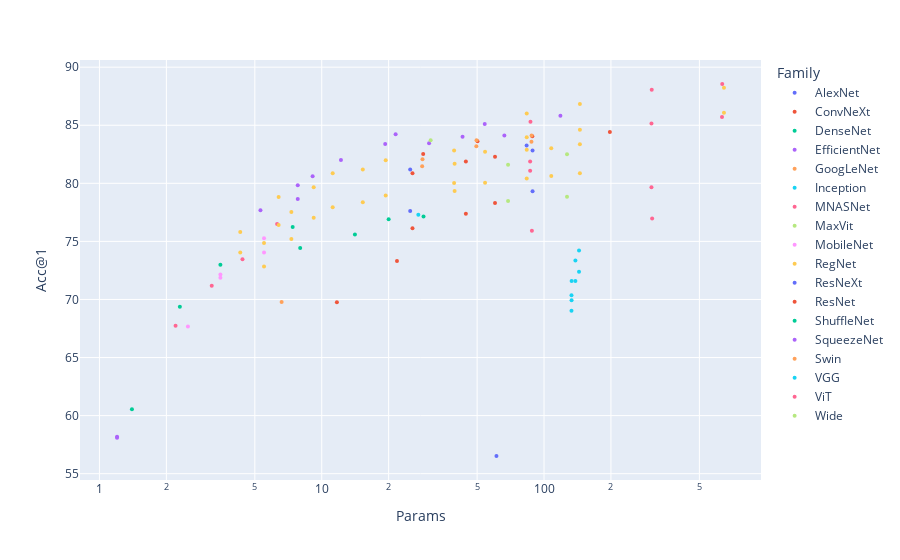
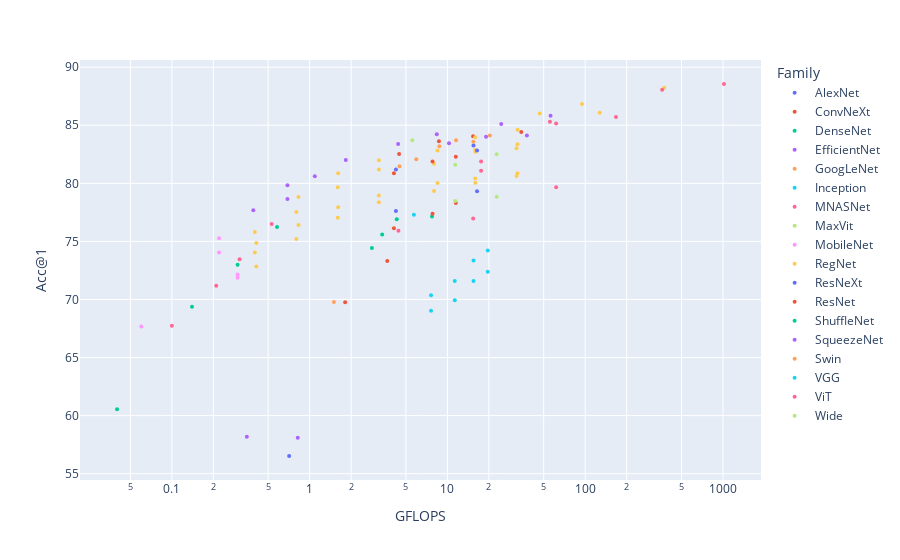

These figures' notebook cell, in order:
### Code cell
import plotly.express as px

fig1 = px.scatter(df, x='Params', y='Acc@1', hover_data=['Weight', 'GFLOPS'],
                 log_x=True, color='Family')
fig1.update_traces(marker={'size': 4})
fig2 = px.scatter(df, x='GFLOPS', y='Acc@1', hover_data=['Weight', 'Params'],
                 log_x=True, color='Family')
fig2.update_traces(marker={'size': 4})
fig1.show()
fig2.show()

### Figure 1 — Plotly figure (JSON) as saved in the notebook; plotly's stock layout.template omitted (floating-point values rounded to 4 significant figures)
{"data": [{"customdata": [["AlexNet_Weights.IMAGENET1K_V1", 0.71]], "hovertemplate": "Family=AlexNet<br>Params=%{x}<br>Acc@1=%{y}<br>Weight=%{customdata[0]}<br>GFLOPS=%{customdata[1]}<extra></extra>", "legendgroup": "AlexNet", "marker": {"color": "#636efa", "size": 4, "symbol": "circle"}, "mode": "markers", "name": "AlexNet", "orientation": "v", "showlegend": true, "type": "scatter", "x": [61.1], "xaxis": "x", "y": [56.52], "yaxis": "y"}, {"customdata": [["ConvNeXt_Base_Weights.IMAGENET1K_V1", 15.36], ["ConvNeXt_Large_Weights.IMAGENET1K_V1", 34.36], ["ConvNeXt_Small_Weights.IMAGENET1K_V1", 8.68], ["ConvNeXt_Tiny_Weights.IMAGENET1K_V1", 4.46]], "hovertemplate": "Family=ConvNeXt<br>Params=%{x}<br>Acc@1=%{y}<br>Weight=%{customdata[0]}<br>GFLOPS=%{customdata[1]}<extra></extra>", "legendgroup": "ConvNeXt", "marker": {"color": "#EF553B", "size": 4, "symbol": "circle"}, "mode": "markers", "name": "ConvNeXt", "orientation": "v", "showlegend": true, "type": "scatter", "x": [88.6, 197.8, 50.2, 28.6], "xaxis": "x", "y": [84.06, 84.41, 83.62, 82.52], "yaxis": "y"}, {"customdata": [["DenseNet121_Weights.IMAGENET1K_V1", 2.83], ["DenseNet161_Weights.IMAGENET1K_V1", 7.73], ["DenseNet169_Weights.IMAGENET1K_V1", 3.36], ["DenseNet201_Weights.IMAGENET1K_V1", 4.29]], "hovertemplate": "Family=DenseNet<br>Params=%{x}<br>Acc@1=%{y}<br>Weight=%{customdata[0]}<br>GFLOPS=%{customdata[1]}<extra></extra>", "legendgroup": "DenseNet", "marker": {"color": "#00cc96", "size": 4, "symbol": "circle"}, "mode": "markers", "name": "DenseNet", "orientation": "v", "showlegend": true, "type": "scatter", "x": [8, 28.7, 14.1, 20], "xaxis": "x", "y": [74.43, 77.14, 75.6, 76.9], "yaxis": "y"}, {"customdata": [["EfficientNet_B0_Weights.IMAGENET1K_V1", 0.39], ["EfficientNet_B1_Weights.IMAGENET1K_V1", 0.69], ["EfficientNet_B1_Weights.IMAGENET1K_V2", 0.69], ["EfficientNet_B2_Weights.IMAGENET1K_V1", 1.09], ["EfficientNet_B3_Weights.IMAGENET1K_V1", 1.83], ["EfficientNet_B4_Weights.IMAGENET1K_V1", 4.39], ["EfficientNet_B5_Weights.IMAGENET1K_V1", 10.27], ["EfficientNet_B6_Weights.IMAGENET1K_V1", 19.07], ["EfficientNet_B7_Weights.IMAGENET1K_V1", 37.75], ["EfficientNet_V2_L_Weights.IMAGENET1K_V1", 56.08], ["EfficientNet_V2_M_Weights.IMAGENET1K_V1", 24.58], ["EfficientNet_V2_S_Weights.IMAGENET1K_V1", 8.37]], "hovertemplate": "Family=EfficientNet<br>Params=%{x}<br>Acc@1=%{y}<br>Weight=%{customdata[0]}<br>GFLOPS=%{customdata[1]}<extra></extra>", "legendgroup": "EfficientNet", "marker": {"color": "#ab63fa", "size": 4, "symbol": "circle"}, "mode": "markers", "name": "EfficientNet", "orientation": "v", "showlegend": true, "type": "scatter", "x": [5.3, 7.8, 7.8, 9.1, 12.2, 19.3, 30.4, 43, 66.3, 118.5, 54.1, 21.5], "xaxis": "x", "y": [77.69, 78.64, 79.84, 80.61, 82.01, 83.38, 83.44, 84.01, 84.12, 85.81, 85.11, 84.23], "yaxis": "y"}, {"customdata": [["GoogLeNet_Weights.IMAGENET1K_V1", 1.5]], "hovertemplate": "Family=GoogLeNet<br>Params=%{x}<br>Acc@1=%{y}<br>Weight=%{customdata[0]}<br>GFLOPS=%{customdata[1]}<extra></extra>", "legendgroup": "GoogLeNet", "marker": {"color": "#FFA15A", "size": 4, "symbol": "circle"}, "mode": "markers", "name": "GoogLeNet", "orientation": "v", "showlegend": true, "type": "scatter", "x": [6.6], "xaxis": "x", "y": [69.78], "yaxis": "y"}, {"customdata": [["Inception_V3_Weights.IMAGENET1K_V1", 5.71]], "hovertemplate": "Family=Inception<br>Params=%{x}<br>Acc@1=%{y}<br>Weight=%{customdata[0]}<br>GFLOPS=%{customdata[1]}<extra></extra>", "legendgroup": "Inception", "marker": {"color": "#19d3f3", "size": 4, "symbol": "circle"}, "mode": "markers", "name": "Inception", "orientation": "v", "showlegend": true, "type": "scatter", "x": [27.2], "xaxis": "x", "y": [77.29], "yaxis": "y"}, {"customdata": [["MNASNet0_5_Weights.IMAGENET1K_V1", 0.1], ["MNASNet0_75_Weights.IMAGENET1K_V1", 0.21], ["MNASNet1_0_Weights.IMAGENET1K_V1", 0.31], ["MNASNet1_3_Weights.IMAGENET1K_V1", 0.53]], "hovertemplate": "Family=MNASNet<br>Params=%{x}<br>Acc@1=%{y}<br>Weight=%{customdata[0]}<br>GFLOPS=%{customdata[1]}<extra></extra>", "legendgroup": "MNASNet", "marker": {"color": "#FF6692", "size": 4, "symbol": "circle"}, "mode": "markers", "name": "MNASNet", "orientation": "v", "showlegend": true, "type": "scatter", "x": [2.2, 3.2, 4.4, 6.3], "xaxis": "x", "y": [67.73, 71.18, 73.46, 76.51], "yaxis": "y"}, {"customdata": [["MaxVit_T_Weights.IMAGENET1K_V1", 5.56]], "hovertemplate": "Family=MaxVit<br>Params=%{x}<br>Acc@1=%{y}<br>Weight=%{customdata[0]}<br>GFLOPS=%{customdata[1]}<extra></extra>", "legendgroup": "MaxVit", "marker": {"color": "#B6E880", "size": 4, "symbol": "circle"}, "mode": "markers", "name": "MaxVit", "orientation": "v", "showlegend": true, "type": "scatter", "x": [30.9], "xaxis": "x", "y": [83.7], "yaxis": "y"}, {"customdata": [["MobileNet_V2_Weights.IMAGENET1K_V1", 0.3], ["MobileNet_V2_Weights.IMAGENET1K_V2", 0.3], ["MobileNet_V3_Large_Weights.IMAGENET1K_V1", 0.22], ["MobileNet_V3_Large_Weights.IMAGENET1K_V2", 0.22], ["MobileNet_V3_Small_Weights.IMAGENET1K_V1", 0.06]], "hovertemplate": "Family=MobileNet<br>Params=%{x}<br>Acc@1=%{y}<br>Weight=%{customdata[0]}<br>GFLOPS=%{customdata[1]}<extra></extra>", "legendgroup": "MobileNet", "marker": {"color": "#FF97FF", "size": 4, "symbol": "circle"}, "mode": "markers", "name": "MobileNet", "orientation": "v", "showlegend": true, "type": "scatter", "x": [3.5, 3.5, 5.5, 5.5, 2.5], "xaxis": "x", "y": [71.88, 72.15, 74.04, 75.27, 67.67], "yaxis": "y"}, {"customdata": [["RegNet_X_16GF_Weights.IMAGENET1K_V1", 15.94], ["RegNet_X_16GF_Weights.IMAGENET1K_V2", 15.94], ["RegNet_X_1_6GF_Weights.IMAGENET1K_V1", 1.6], ["RegNet_X_1_6GF_Weights.IMAGENET1K_V2", 1.6], ["RegNet_X_32GF_Weights.IMAGENET1K_V1", 31.74], ["RegNet_X_32GF_Weights.IMAGENET1K_V2", 31.74], ["RegNet_X_3_2GF_Weights.IMAGENET1K_V1", 3.18], ["RegNet_X_3_2GF_Weights.IMAGENET1K_V2", 3.18], ["RegNet_X_400MF_Weights.IMAGENET1K_V1", 0.41], ["RegNet_X_400MF_Weights.IMAGENET1K_V2", 0.41], ["RegNet_X_800MF_Weights.IMAGENET1K_V1", 0.8], ["RegNet_X_800MF_Weights.IMAGENET1K_V2", 0.8], ["RegNet_X_8GF_Weights.IMAGENET1K_V1", 8], ["RegNet_X_8GF_Weights.IMAGENET1K_V2", 8], ["RegNet_Y_128GF_Weights.IMAGENET1K_SWAG_E2E_V1", 374.6], ["RegNet_Y_128GF_Weights.IMAGENET1K_SWAG_LINEAR_V1", 127.5], ["RegNet_Y_16GF_Weights.IMAGENET1K_V1", 15.91], ["RegNet_Y_16GF_Weights.IMAGENET1K_V2", 15.91], ["RegNet_Y_16GF_Weights.IMAGENET1K_SWAG_E2E_V1", 46.73], ["RegNet_Y_16GF_Weights.IMAGENET1K_SWAG_LINEAR_V1", 15.91], ["RegNet_Y_1_6GF_Weights.IMAGENET1K_V1", 1.61], ["RegNet_Y_1_6GF_Weights.IMAGENET1K_V2", 1.61], ["RegNet_Y_32GF_Weights.IMAGENET1K_V1", 32.28], ["RegNet_Y_32GF_Weights.IMAGENET1K_V2", 32.28], ["RegNet_Y_32GF_Weights.IMAGENET1K_SWAG_E2E_V1", 94.83], ["RegNet_Y_32GF_Weights.IMAGENET1K_SWAG_LINEAR_V1", 32.28], ["RegNet_Y_3_2GF_Weights.IMAGENET1K_V1", 3.18], ["RegNet_Y_3_2GF_Weights.IMAGENET1K_V2", 3.18], ["RegNet_Y_400MF_Weights.IMAGENET1K_V1", 0.4], ["RegNet_Y_400MF_Weights.IMAGENET1K_V2", 0.4], ["RegNet_Y_800MF_Weights.IMAGENET1K_V1", 0.83], ["RegNet_Y_800MF_Weights.IMAGENET1K_V2", 0.83], ["RegNet_Y_8GF_Weights.IMAGENET1K_V1", 8.47], ["RegNet_Y_8GF_Weights.IMAGENET1K_V2", 8.47]], "hovertemplate": "Family=RegNet<br>Params=%{x}<br>Acc@1=%{y}<br>Weight=%{customdata[0]}<br>GFLOPS=%{customdata[1]}<extra></extra>", "legendgroup": "RegNet", "marker": {"color": "#FECB52", "size": 4, "symbol": "circle"}, "mode": "markers", "name": "RegNet", "orientation": "v", "showlegend": true, "type": "scatter", "x": [54.3, 54.3, 9.2, 9.2, 107.8, 107.8, 15.3, 15.3, 5.5, 5.5, 7.3, 7.3, 39.6, 39.6, 644.8, 644.8, 83.6, 83.6, 83.6, 83.6, 11.2, 11.2, 145, 145, 145, 145, 19.4, 19.4, 4.3, 4.3, 6.4, 6.4, 39.4, 39.4], "xaxis": "x", "y": [80.06, 82.72, 77.04, 79.67, 80.62, 83.01, 78.36, 81.2, 72.83, 74.86, 75.21, 77.52, 79.34, 81.68, 88.23, 86.07, 80.42, 82.89, 86.01, 83.98, 77.95, 80.88, 80.88, 83.37, 86.84, 84.62, 78.95, 81.98, 74.05, 75.8, 76.42, 78.83, 80.03, 82.83], "yaxis": "y"}, {"customdata": [["ResNeXt101_32X8D_Weights.IMAGENET1K_V1", 16.41], ["ResNeXt101_32X8D_Weights.IMAGENET1K_V2", 16.41], ["ResNeXt101_64X4D_Weights.IMAGENET1K_V1", 15.46], ["ResNeXt50_32X4D_Weights.IMAGENET1K_V1", 4.23], ["ResNeXt50_32X4D_Weights.IMAGENET1K_V2", 4.23]], "hovertemplate": "Family=ResNeXt<br>Params=%{x}<br>Acc@1=%{y}<br>Weight=%{customdata[0]}<br>GFLOPS=%{customdata[1]}<extra></extra>", "legendgroup": "ResNeXt", "marker": {"color": "#636efa", "size": 4, "symbol": "circle"}, "mode": "markers", "name": "ResNeXt", "orientation": "v", "showlegend": true, "type": "scatter", "x": [88.8, 88.8, 83.5, 25, 25], "xaxis": "x", "y": [79.31, 82.83, 83.25, 77.62, 81.2], "yaxis": "y"}, {"customdata": [["ResNet101_Weights.IMAGENET1K_V1", 7.8], ["ResNet101_Weights.IMAGENET1K_V2", 7.8], ["ResNet152_Weights.IMAGENET1K_V1", 11.51], ["ResNet152_Weights.IMAGENET1K_V2", 11.51], ["ResNet18_Weights.IMAGENET1K_V1", 1.81], ["ResNet34_Weights.IMAGENET1K_V1", 3.66], ["ResNet50_Weights.IMAGENET1K_V1", 4.09], ["ResNet50_Weights.IMAGENET1K_V2", 4.09]], "hovertemplate": "Family=ResNet<br>Params=%{x}<br>Acc@1=%{y}<br>Weight=%{customdata[0]}<br>GFLOPS=%{customdata[1]}<extra></extra>", "legendgroup": "ResNet", "marker": {"color": "#EF553B", "size": 4, "symbol": "circle"}, "mode": "markers", "name": "ResNet", "orientation": "v", "showlegend": true, "type": "scatter", "x": [44.5, 44.5, 60.2, 60.2, 11.7, 21.8, 25.6, 25.6], "xaxis": "x", "y": [77.37, 81.89, 78.31, 82.28, 69.76, 73.31, 76.13, 80.86], "yaxis": "y"}, {"customdata": [["ShuffleNet_V2_X0_5_Weights.IMAGENET1K_V1", 0.04], ["ShuffleNet_V2_X1_0_Weights.IMAGENET1K_V1", 0.14], ["ShuffleNet_V2_X1_5_Weights.IMAGENET1K_V1", 0.3], ["ShuffleNet_V2_X2_0_Weights.IMAGENET1K_V1", 0.58]], "hovertemplate": "Family=ShuffleNet<br>Params=%{x}<br>Acc@1=%{y}<br>Weight=%{customdata[0]}<br>GFLOPS=%{customdata[1]}<extra></extra>", "legendgroup": "ShuffleNet", "marker": {"color": "#00cc96", "size": 4, "symbol": "circle"}, "mode": "markers", "name": "ShuffleNet", "orientation": "v", "showlegend": true, "type": "scatter", "x": [1.4, 2.3, 3.5, 7.4], "xaxis": "x", "y": [60.55, 69.36, 73.0, 76.23], "yaxis": "y"}, {"customdata": [["SqueezeNet1_0_Weights.IMAGENET1K_V1", 0.82], ["SqueezeNet1_1_Weights.IMAGENET1K_V1", 0.35]], "hovertemplate": "Family=SqueezeNet<br>Params=%{x}<br>Acc@1=%{y}<br>Weight=%{customdata[0]}<br>GFLOPS=%{customdata[1]}<extra></extra>", "legendgroup": "SqueezeNet", "marker": {"color": "#ab63fa", "size": 4, "symbol": "circle"}, "mode": "markers", "name": "SqueezeNet", "orientation": "v", "showlegend": true, "type": "scatter", "x": [1.2, 1.2], "xaxis": "x", "y": [58.09, 58.18], "yaxis": "y"}, {"customdata": [["Swin_B_Weights.IMAGENET1K_V1", 15.43], ["Swin_S_Weights.IMAGENET1K_V1", 8.74], ["Swin_T_Weights.IMAGENET1K_V1", 4.49], ["Swin_V2_B_Weights.IMAGENET1K_V1", 20.32], ["Swin_V2_S_Weights.IMAGENET1K_V1", 11.55], ["Swin_V2_T_Weights.IMAGENET1K_V1", 5.94]], "hovertemplate": "Family=Swin<br>Params=%{x}<br>Acc@1=%{y}<br>Weight=%{customdata[0]}<br>GFLOPS=%{customdata[1]}<extra></extra>", "legendgroup": "Swin", "marker": {"color": "#FFA15A", "size": 4, "symbol": "circle"}, "mode": "markers", "name": "Swin", "orientation": "v", "showlegend": true, "type": "scatter", "x": [87.8, 49.6, 28.3, 87.9, 49.7, 28.4], "xaxis": "x", "y": [83.58, 83.2, 81.47, 84.11, 83.71, 82.07], "yaxis": "y"}, {"customdata": [["VGG11_BN_Weights.IMAGENET1K_V1", 7.61], ["VGG11_Weights.IMAGENET1K_V1", 7.61], ["VGG13_BN_Weights.IMAGENET1K_V1", 11.31], ["VGG13_Weights.IMAGENET1K_V1", 11.31], ["VGG16_BN_Weights.IMAGENET1K_V1", 15.47], ["VGG16_Weights.IMAGENET1K_V1", 15.47], ["VGG16_Weights.IMAGENET1K_FEATURES", 15.47], ["VGG19_BN_Weights.IMAGENET1K_V1", 19.63], ["VGG19_Weights.IMAGENET1K_V1", 19.63]], "hovertemplate": "Family=VGG<br>Params=%{x}<br>Acc@1=%{y}<br>Weight=%{customdata[0]}<br>GFLOPS=%{customdata[1]}<extra></extra>", "legendgroup": "VGG", "marker": {"color": "#19d3f3", "size": 4, "symbol": "circle"}, "mode": "markers", "name": "VGG", "orientation": "v", "showlegend": true, "type": "scatter", "x": [132.9, 132.9, 133.1, 133, 138.4, 138.4, 138.4, 143.7, 143.7], "xaxis": "x", "y": [70.37, 69.02, 71.59, 69.93, 73.36, 71.59, null, 74.22, 72.38], "yaxis": "y"}, {"customdata": [["ViT_B_16_Weights.IMAGENET1K_V1", 17.56], ["ViT_B_16_Weights.IMAGENET1K_SWAG_E2E_V1", 55.48], ["ViT_B_16_Weights.IMAGENET1K_SWAG_LINEAR_V1", 17.56], ["ViT_B_32_Weights.IMAGENET1K_V1", 4.41], ["ViT_H_14_Weights.IMAGENET1K_SWAG_E2E_V1", 1017.0], ["ViT_H_14_Weights.IMAGENET1K_SWAG_LINEAR_V1", 167.3], ["ViT_L_16_Weights.IMAGENET1K_V1", 61.55], ["ViT_L_16_Weights.IMAGENET1K_SWAG_E2E_V1", 362.0], ["ViT_L_16_Weights.IMAGENET1K_SWAG_LINEAR_V1", 61.55], ["ViT_L_32_Weights.IMAGENET1K_V1", 15.38]], "hovertemplate": "Family=ViT<br>Params=%{x}<br>Acc@1=%{y}<br>Weight=%{customdata[0]}<br>GFLOPS=%{customdata[1]}<extra></extra>", "legendgroup": "ViT", "marker": {"color": "#FF6692", "size": 4, "symbol": "circle"}, "mode": "markers", "name": "ViT", "orientation": "v", "showlegend": true, "type": "scatter", "x": [86.6, 86.9, 86.6, 88.2, 633.5, 632, 304.3, 305.2, 304.3, 306.5], "xaxis": "x", "y": [81.07, 85.3, 81.89, 75.91, 88.55, 85.71, 79.66, 88.06, 85.15, 76.97], "yaxis": "y"}, {"customdata": [["Wide_ResNet101_2_Weights.IMAGENET1K_V1", 22.75], ["Wide_ResNet101_2_Weights.IMAGENET1K_V2", 22.75], ["Wide_ResNet50_2_Weights.IMAGENET1K_V1", 11.4], ["Wide_ResNet50_2_Weights.IMAGENET1K_V2", 11.4]], "hovertemplate": "Family=Wide<br>Params=%{x}<br>Acc@1=%{y}<br>Weight=%{customdata[0]}<br>GFLOPS=%{customdata[1]}<extra></extra>", "legendgroup": "Wide", "marker": {"color": "#B6E880", "size": 4, "symbol": "circle"}, "mode": "markers", "name": "Wide", "orientation": "v", "showlegend": true, "type": "scatter", "x": [126.9, 126.9, 68.9, 68.9], "xaxis": "x", "y": [78.85, 82.51, 78.47, 81.6], "yaxis": "y"}], "layout": {"legend": {"title": {"text": "Family"}, "tracegroupgap": 0}, "margin": {"t": 60}, "xaxis": {"anchor": "y", "domain": [0, 1], "title": {"text": "Params"}, "type": "log"}, "yaxis": {"anchor": "x", "domain": [0, 1], "title": {"text": "Acc@1"}}}}

### Figure 2 — Plotly figure (JSON) as saved in the notebook; plotly's stock layout.template omitted (floating-point values rounded to 4 significant figures)
{"data": [{"customdata": [["AlexNet_Weights.IMAGENET1K_V1", 61.1]], "hovertemplate": "Family=AlexNet<br>GFLOPS=%{x}<br>Acc@1=%{y}<br>Weight=%{customdata[0]}<br>Params=%{customdata[1]}<extra></extra>", "legendgroup": "AlexNet", "marker": {"color": "#636efa", "size": 4, "symbol": "circle"}, "mode": "markers", "name": "AlexNet", "orientation": "v", "showlegend": true, "type": "scatter", "x": [0.71], "xaxis": "x", "y": [56.52], "yaxis": "y"}, {"customdata": [["ConvNeXt_Base_Weights.IMAGENET1K_V1", 88.6], ["ConvNeXt_Large_Weights.IMAGENET1K_V1", 197.8], ["ConvNeXt_Small_Weights.IMAGENET1K_V1", 50.2], ["ConvNeXt_Tiny_Weights.IMAGENET1K_V1", 28.6]], "hovertemplate": "Family=ConvNeXt<br>GFLOPS=%{x}<br>Acc@1=%{y}<br>Weight=%{customdata[0]}<br>Params=%{customdata[1]}<extra></extra>", "legendgroup": "ConvNeXt", "marker": {"color": "#EF553B", "size": 4, "symbol": "circle"}, "mode": "markers", "name": "ConvNeXt", "orientation": "v", "showlegend": true, "type": "scatter", "x": [15.36, 34.36, 8.68, 4.46], "xaxis": "x", "y": [84.06, 84.41, 83.62, 82.52], "yaxis": "y"}, {"customdata": [["DenseNet121_Weights.IMAGENET1K_V1", 8], ["DenseNet161_Weights.IMAGENET1K_V1", 28.7], ["DenseNet169_Weights.IMAGENET1K_V1", 14.1], ["DenseNet201_Weights.IMAGENET1K_V1", 20]], "hovertemplate": "Family=DenseNet<br>GFLOPS=%{x}<br>Acc@1=%{y}<br>Weight=%{customdata[0]}<br>Params=%{customdata[1]}<extra></extra>", "legendgroup": "DenseNet", "marker": {"color": "#00cc96", "size": 4, "symbol": "circle"}, "mode": "markers", "name": "DenseNet", "orientation": "v", "showlegend": true, "type": "scatter", "x": [2.83, 7.73, 3.36, 4.29], "xaxis": "x", "y": [74.43, 77.14, 75.6, 76.9], "yaxis": "y"}, {"customdata": [["EfficientNet_B0_Weights.IMAGENET1K_V1", 5.3], ["EfficientNet_B1_Weights.IMAGENET1K_V1", 7.8], ["EfficientNet_B1_Weights.IMAGENET1K_V2", 7.8], ["EfficientNet_B2_Weights.IMAGENET1K_V1", 9.1], ["EfficientNet_B3_Weights.IMAGENET1K_V1", 12.2], ["EfficientNet_B4_Weights.IMAGENET1K_V1", 19.3], ["EfficientNet_B5_Weights.IMAGENET1K_V1", 30.4], ["EfficientNet_B6_Weights.IMAGENET1K_V1", 43], ["EfficientNet_B7_Weights.IMAGENET1K_V1", 66.3], ["EfficientNet_V2_L_Weights.IMAGENET1K_V1", 118.5], ["EfficientNet_V2_M_Weights.IMAGENET1K_V1", 54.1], ["EfficientNet_V2_S_Weights.IMAGENET1K_V1", 21.5]], "hovertemplate": "Family=EfficientNet<br>GFLOPS=%{x}<br>Acc@1=%{y}<br>Weight=%{customdata[0]}<br>Params=%{customdata[1]}<extra></extra>", "legendgroup": "EfficientNet", "marker": {"color": "#ab63fa", "size": 4, "symbol": "circle"}, "mode": "markers", "name": "EfficientNet", "orientation": "v", "showlegend": true, "type": "scatter", "x": [0.39, 0.69, 0.69, 1.09, 1.83, 4.39, 10.27, 19.07, 37.75, 56.08, 24.58, 8.37], "xaxis": "x", "y": [77.69, 78.64, 79.84, 80.61, 82.01, 83.38, 83.44, 84.01, 84.12, 85.81, 85.11, 84.23], "yaxis": "y"}, {"customdata": [["GoogLeNet_Weights.IMAGENET1K_V1", 6.6]], "hovertemplate": "Family=GoogLeNet<br>GFLOPS=%{x}<br>Acc@1=%{y}<br>Weight=%{customdata[0]}<br>Params=%{customdata[1]}<extra></extra>", "legendgroup": "GoogLeNet", "marker": {"color": "#FFA15A", "size": 4, "symbol": "circle"}, "mode": "markers", "name": "GoogLeNet", "orientation": "v", "showlegend": true, "type": "scatter", "x": [1.5], "xaxis": "x", "y": [69.78], "yaxis": "y"}, {"customdata": [["Inception_V3_Weights.IMAGENET1K_V1", 27.2]], "hovertemplate": "Family=Inception<br>GFLOPS=%{x}<br>Acc@1=%{y}<br>Weight=%{customdata[0]}<br>Params=%{customdata[1]}<extra></extra>", "legendgroup": "Inception", "marker": {"color": "#19d3f3", "size": 4, "symbol": "circle"}, "mode": "markers", "name": "Inception", "orientation": "v", "showlegend": true, "type": "scatter", "x": [5.71], "xaxis": "x", "y": [77.29], "yaxis": "y"}, {"customdata": [["MNASNet0_5_Weights.IMAGENET1K_V1", 2.2], ["MNASNet0_75_Weights.IMAGENET1K_V1", 3.2], ["MNASNet1_0_Weights.IMAGENET1K_V1", 4.4], ["MNASNet1_3_Weights.IMAGENET1K_V1", 6.3]], "hovertemplate": "Family=MNASNet<br>GFLOPS=%{x}<br>Acc@1=%{y}<br>Weight=%{customdata[0]}<br>Params=%{customdata[1]}<extra></extra>", "legendgroup": "MNASNet", "marker": {"color": "#FF6692", "size": 4, "symbol": "circle"}, "mode": "markers", "name": "MNASNet", "orientation": "v", "showlegend": true, "type": "scatter", "x": [0.1, 0.21, 0.31, 0.53], "xaxis": "x", "y": [67.73, 71.18, 73.46, 76.51], "yaxis": "y"}, {"customdata": [["MaxVit_T_Weights.IMAGENET1K_V1", 30.9]], "hovertemplate": "Family=MaxVit<br>GFLOPS=%{x}<br>Acc@1=%{y}<br>Weight=%{customdata[0]}<br>Params=%{customdata[1]}<extra></extra>", "legendgroup": "MaxVit", "marker": {"color": "#B6E880", "size": 4, "symbol": "circle"}, "mode": "markers", "name": "MaxVit", "orientation": "v", "showlegend": true, "type": "scatter", "x": [5.56], "xaxis": "x", "y": [83.7], "yaxis": "y"}, {"customdata": [["MobileNet_V2_Weights.IMAGENET1K_V1", 3.5], ["MobileNet_V2_Weights.IMAGENET1K_V2", 3.5], ["MobileNet_V3_Large_Weights.IMAGENET1K_V1", 5.5], ["MobileNet_V3_Large_Weights.IMAGENET1K_V2", 5.5], ["MobileNet_V3_Small_Weights.IMAGENET1K_V1", 2.5]], "hovertemplate": "Family=MobileNet<br>GFLOPS=%{x}<br>Acc@1=%{y}<br>Weight=%{customdata[0]}<br>Params=%{customdata[1]}<extra></extra>", "legendgroup": "MobileNet", "marker": {"color": "#FF97FF", "size": 4, "symbol": "circle"}, "mode": "markers", "name": "MobileNet", "orientation": "v", "showlegend": true, "type": "scatter", "x": [0.3, 0.3, 0.22, 0.22, 0.06], "xaxis": "x", "y": [71.88, 72.15, 74.04, 75.27, 67.67], "yaxis": "y"}, {"customdata": [["RegNet_X_16GF_Weights.IMAGENET1K_V1", 54.3], ["RegNet_X_16GF_Weights.IMAGENET1K_V2", 54.3], ["RegNet_X_1_6GF_Weights.IMAGENET1K_V1", 9.2], ["RegNet_X_1_6GF_Weights.IMAGENET1K_V2", 9.2], ["RegNet_X_32GF_Weights.IMAGENET1K_V1", 107.8], ["RegNet_X_32GF_Weights.IMAGENET1K_V2", 107.8], ["RegNet_X_3_2GF_Weights.IMAGENET1K_V1", 15.3], ["RegNet_X_3_2GF_Weights.IMAGENET1K_V2", 15.3], ["RegNet_X_400MF_Weights.IMAGENET1K_V1", 5.5], ["RegNet_X_400MF_Weights.IMAGENET1K_V2", 5.5], ["RegNet_X_800MF_Weights.IMAGENET1K_V1", 7.3], ["RegNet_X_800MF_Weights.IMAGENET1K_V2", 7.3], ["RegNet_X_8GF_Weights.IMAGENET1K_V1", 39.6], ["RegNet_X_8GF_Weights.IMAGENET1K_V2", 39.6], ["RegNet_Y_128GF_Weights.IMAGENET1K_SWAG_E2E_V1", 644.8], ["RegNet_Y_128GF_Weights.IMAGENET1K_SWAG_LINEAR_V1", 644.8], ["RegNet_Y_16GF_Weights.IMAGENET1K_V1", 83.6], ["RegNet_Y_16GF_Weights.IMAGENET1K_V2", 83.6], ["RegNet_Y_16GF_Weights.IMAGENET1K_SWAG_E2E_V1", 83.6], ["RegNet_Y_16GF_Weights.IMAGENET1K_SWAG_LINEAR_V1", 83.6], ["RegNet_Y_1_6GF_Weights.IMAGENET1K_V1", 11.2], ["RegNet_Y_1_6GF_Weights.IMAGENET1K_V2", 11.2], ["RegNet_Y_32GF_Weights.IMAGENET1K_V1", 145], ["RegNet_Y_32GF_Weights.IMAGENET1K_V2", 145], ["RegNet_Y_32GF_Weights.IMAGENET1K_SWAG_E2E_V1", 145], ["RegNet_Y_32GF_Weights.IMAGENET1K_SWAG_LINEAR_V1", 145], ["RegNet_Y_3_2GF_Weights.IMAGENET1K_V1", 19.4], ["RegNet_Y_3_2GF_Weights.IMAGENET1K_V2", 19.4], ["RegNet_Y_400MF_Weights.IMAGENET1K_V1", 4.3], ["RegNet_Y_400MF_Weights.IMAGENET1K_V2", 4.3], ["RegNet_Y_800MF_Weights.IMAGENET1K_V1", 6.4], ["RegNet_Y_800MF_Weights.IMAGENET1K_V2", 6.4], ["RegNet_Y_8GF_Weights.IMAGENET1K_V1", 39.4], ["RegNet_Y_8GF_Weights.IMAGENET1K_V2", 39.4]], "hovertemplate": "Family=RegNet<br>GFLOPS=%{x}<br>Acc@1=%{y}<br>Weight=%{customdata[0]}<br>Params=%{customdata[1]}<extra></extra>", "legendgroup": "RegNet", "marker": {"color": "#FECB52", "size": 4, "symbol": "circle"}, "mode": "markers", "name": "RegNet", "orientation": "v", "showlegend": true, "type": "scatter", "x": [15.94, 15.94, 1.6, 1.6, 31.74, 31.74, 3.18, 3.18, 0.41, 0.41, 0.8, 0.8, 8, 8, 374.6, 127.5, 15.91, 15.91, 46.73, 15.91, 1.61, 1.61, 32.28, 32.28, 94.83, 32.28, 3.18, 3.18, 0.4, 0.4, 0.83, 0.83, 8.47, 8.47], "xaxis": "x", "y": [80.06, 82.72, 77.04, 79.67, 80.62, 83.01, 78.36, 81.2, 72.83, 74.86, 75.21, 77.52, 79.34, 81.68, 88.23, 86.07, 80.42, 82.89, 86.01, 83.98, 77.95, 80.88, 80.88, 83.37, 86.84, 84.62, 78.95, 81.98, 74.05, 75.8, 76.42, 78.83, 80.03, 82.83], "yaxis": "y"}, {"customdata": [["ResNeXt101_32X8D_Weights.IMAGENET1K_V1", 88.8], ["ResNeXt101_32X8D_Weights.IMAGENET1K_V2", 88.8], ["ResNeXt101_64X4D_Weights.IMAGENET1K_V1", 83.5], ["ResNeXt50_32X4D_Weights.IMAGENET1K_V1", 25], ["ResNeXt50_32X4D_Weights.IMAGENET1K_V2", 25]], "hovertemplate": "Family=ResNeXt<br>GFLOPS=%{x}<br>Acc@1=%{y}<br>Weight=%{customdata[0]}<br>Params=%{customdata[1]}<extra></extra>", "legendgroup": "ResNeXt", "marker": {"color": "#636efa", "size": 4, "symbol": "circle"}, "mode": "markers", "name": "ResNeXt", "orientation": "v", "showlegend": true, "type": "scatter", "x": [16.41, 16.41, 15.46, 4.23, 4.23], "xaxis": "x", "y": [79.31, 82.83, 83.25, 77.62, 81.2], "yaxis": "y"}, {"customdata": [["ResNet101_Weights.IMAGENET1K_V1", 44.5], ["ResNet101_Weights.IMAGENET1K_V2", 44.5], ["ResNet152_Weights.IMAGENET1K_V1", 60.2], ["ResNet152_Weights.IMAGENET1K_V2", 60.2], ["ResNet18_Weights.IMAGENET1K_V1", 11.7], ["ResNet34_Weights.IMAGENET1K_V1", 21.8], ["ResNet50_Weights.IMAGENET1K_V1", 25.6], ["ResNet50_Weights.IMAGENET1K_V2", 25.6]], "hovertemplate": "Family=ResNet<br>GFLOPS=%{x}<br>Acc@1=%{y}<br>Weight=%{customdata[0]}<br>Params=%{customdata[1]}<extra></extra>", "legendgroup": "ResNet", "marker": {"color": "#EF553B", "size": 4, "symbol": "circle"}, "mode": "markers", "name": "ResNet", "orientation": "v", "showlegend": true, "type": "scatter", "x": [7.8, 7.8, 11.51, 11.51, 1.81, 3.66, 4.09, 4.09], "xaxis": "x", "y": [77.37, 81.89, 78.31, 82.28, 69.76, 73.31, 76.13, 80.86], "yaxis": "y"}, {"customdata": [["ShuffleNet_V2_X0_5_Weights.IMAGENET1K_V1", 1.4], ["ShuffleNet_V2_X1_0_Weights.IMAGENET1K_V1", 2.3], ["ShuffleNet_V2_X1_5_Weights.IMAGENET1K_V1", 3.5], ["ShuffleNet_V2_X2_0_Weights.IMAGENET1K_V1", 7.4]], "hovertemplate": "Family=ShuffleNet<br>GFLOPS=%{x}<br>Acc@1=%{y}<br>Weight=%{customdata[0]}<br>Params=%{customdata[1]}<extra></extra>", "legendgroup": "ShuffleNet", "marker": {"color": "#00cc96", "size": 4, "symbol": "circle"}, "mode": "markers", "name": "ShuffleNet", "orientation": "v", "showlegend": true, "type": "scatter", "x": [0.04, 0.14, 0.3, 0.58], "xaxis": "x", "y": [60.55, 69.36, 73.0, 76.23], "yaxis": "y"}, {"customdata": [["SqueezeNet1_0_Weights.IMAGENET1K_V1", 1.2], ["SqueezeNet1_1_Weights.IMAGENET1K_V1", 1.2]], "hovertemplate": "Family=SqueezeNet<br>GFLOPS=%{x}<br>Acc@1=%{y}<br>Weight=%{customdata[0]}<br>Params=%{customdata[1]}<extra></extra>", "legendgroup": "SqueezeNet", "marker": {"color": "#ab63fa", "size": 4, "symbol": "circle"}, "mode": "markers", "name": "SqueezeNet", "orientation": "v", "showlegend": true, "type": "scatter", "x": [0.82, 0.35], "xaxis": "x", "y": [58.09, 58.18], "yaxis": "y"}, {"customdata": [["Swin_B_Weights.IMAGENET1K_V1", 87.8], ["Swin_S_Weights.IMAGENET1K_V1", 49.6], ["Swin_T_Weights.IMAGENET1K_V1", 28.3], ["Swin_V2_B_Weights.IMAGENET1K_V1", 87.9], ["Swin_V2_S_Weights.IMAGENET1K_V1", 49.7], ["Swin_V2_T_Weights.IMAGENET1K_V1", 28.4]], "hovertemplate": "Family=Swin<br>GFLOPS=%{x}<br>Acc@1=%{y}<br>Weight=%{customdata[0]}<br>Params=%{customdata[1]}<extra></extra>", "legendgroup": "Swin", "marker": {"color": "#FFA15A", "size": 4, "symbol": "circle"}, "mode": "markers", "name": "Swin", "orientation": "v", "showlegend": true, "type": "scatter", "x": [15.43, 8.74, 4.49, 20.32, 11.55, 5.94], "xaxis": "x", "y": [83.58, 83.2, 81.47, 84.11, 83.71, 82.07], "yaxis": "y"}, {"customdata": [["VGG11_BN_Weights.IMAGENET1K_V1", 132.9], ["VGG11_Weights.IMAGENET1K_V1", 132.9], ["VGG13_BN_Weights.IMAGENET1K_V1", 133.1], ["VGG13_Weights.IMAGENET1K_V1", 133], ["VGG16_BN_Weights.IMAGENET1K_V1", 138.4], ["VGG16_Weights.IMAGENET1K_V1", 138.4], ["VGG16_Weights.IMAGENET1K_FEATURES", 138.4], ["VGG19_BN_Weights.IMAGENET1K_V1", 143.7], ["VGG19_Weights.IMAGENET1K_V1", 143.7]], "hovertemplate": "Family=VGG<br>GFLOPS=%{x}<br>Acc@1=%{y}<br>Weight=%{customdata[0]}<br>Params=%{customdata[1]}<extra></extra>", "legendgroup": "VGG", "marker": {"color": "#19d3f3", "size": 4, "symbol": "circle"}, "mode": "markers", "name": "VGG", "orientation": "v", "showlegend": true, "type": "scatter", "x": [7.61, 7.61, 11.31, 11.31, 15.47, 15.47, 15.47, 19.63, 19.63], "xaxis": "x", "y": [70.37, 69.02, 71.59, 69.93, 73.36, 71.59, null, 74.22, 72.38], "yaxis": "y"}, {"customdata": [["ViT_B_16_Weights.IMAGENET1K_V1", 86.6], ["ViT_B_16_Weights.IMAGENET1K_SWAG_E2E_V1", 86.9], ["ViT_B_16_Weights.IMAGENET1K_SWAG_LINEAR_V1", 86.6], ["ViT_B_32_Weights.IMAGENET1K_V1", 88.2], ["ViT_H_14_Weights.IMAGENET1K_SWAG_E2E_V1", 633.5], ["ViT_H_14_Weights.IMAGENET1K_SWAG_LINEAR_V1", 632], ["ViT_L_16_Weights.IMAGENET1K_V1", 304.3], ["ViT_L_16_Weights.IMAGENET1K_SWAG_E2E_V1", 305.2], ["ViT_L_16_Weights.IMAGENET1K_SWAG_LINEAR_V1", 304.3], ["ViT_L_32_Weights.IMAGENET1K_V1", 306.5]], "hovertemplate": "Family=ViT<br>GFLOPS=%{x}<br>Acc@1=%{y}<br>Weight=%{customdata[0]}<br>Params=%{customdata[1]}<extra></extra>", "legendgroup": "ViT", "marker": {"color": "#FF6692", "size": 4, "symbol": "circle"}, "mode": "markers", "name": "ViT", "orientation": "v", "showlegend": true, "type": "scatter", "x": [17.56, 55.48, 17.56, 4.41, 1017.0, 167.3, 61.55, 362.0, 61.55, 15.38], "xaxis": "x", "y": [81.07, 85.3, 81.89, 75.91, 88.55, 85.71, 79.66, 88.06, 85.15, 76.97], "yaxis": "y"}, {"customdata": [["Wide_ResNet101_2_Weights.IMAGENET1K_V1", 126.9], ["Wide_ResNet101_2_Weights.IMAGENET1K_V2", 126.9], ["Wide_ResNet50_2_Weights.IMAGENET1K_V1", 68.9], ["Wide_ResNet50_2_Weights.IMAGENET1K_V2", 68.9]], "hovertemplate": "Family=Wide<br>GFLOPS=%{x}<br>Acc@1=%{y}<br>Weight=%{customdata[0]}<br>Params=%{customdata[1]}<extra></extra>", "legendgroup": "Wide", "marker": {"color": "#B6E880", "size": 4, "symbol": "circle"}, "mode": "markers", "name": "Wide", "orientation": "v", "showlegend": true, "type": "scatter", "x": [22.75, 22.75, 11.4, 11.4], "xaxis": "x", "y": [78.85, 82.51, 78.47, 81.6], "yaxis": "y"}], "layout": {"legend": {"title": {"text": "Family"}, "tracegroupgap": 0}, "margin": {"t": 60}, "xaxis": {"anchor": "y", "domain": [0, 1], "title": {"text": "GFLOPS"}, "type": "log"}, "yaxis": {"anchor": "x", "domain": [0, 1], "title": {"text": "Acc@1"}}}}
